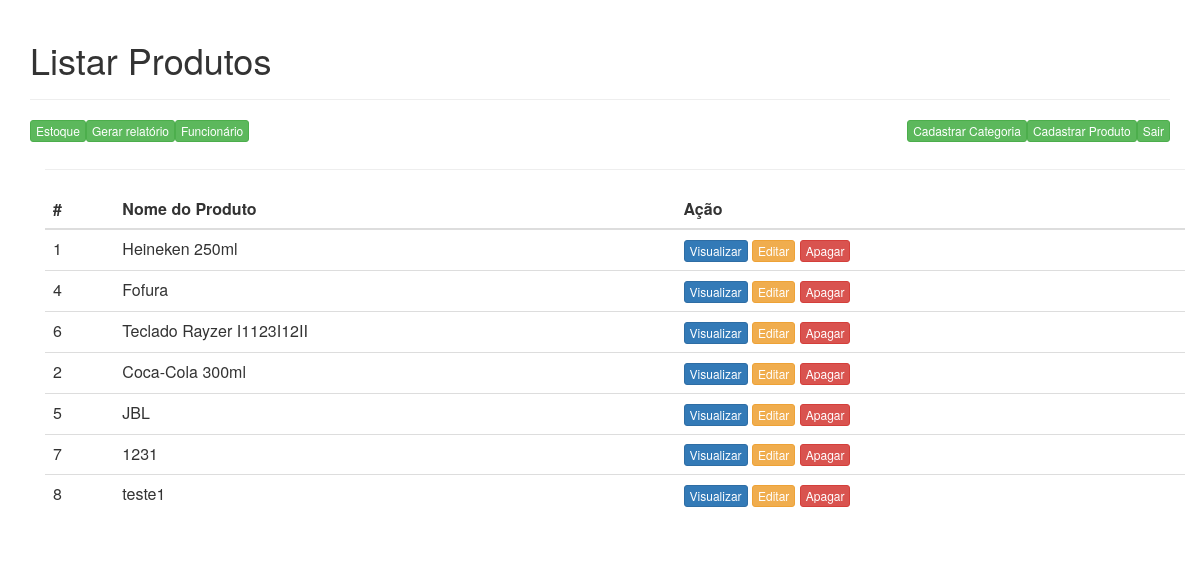
The page /index.php (signed in) on the database its author committed.
### tables this page shows
CREATE TABLE `produto` (
  `id` int(11) NOT NULL,
  `fk_categoria` int(11) NOT NULL,
  `codigo_barras` varchar(30) NOT NULL,
  `nome` varchar(30) NOT NULL,
  `detalhe` varchar(30) NOT NULL,
  `valor` float NOT NULL,
  `Foto` varchar(50) NOT NULL,
  `quantidade` int(11) NOT NULL
);

### index.php (the view, shortened to what this page needs)
<?php
	include_once("conexao.php");
	$result_cursos = "SELECT * FROM produto";
	$resultado_cursos = mysqli_query($conn, $result_cursos);
?>
<!DOCTYPE html>
<?php if($_SESSION['log'] == "logado"){?>
	<html lang="pt-br">
		<head>
			<link href="css/bootstrap.min.css" rel="stylesheet">
		</head>
		<body>
		<div class="container theme-showcase" role="main">
			<div class="page-header">
				<h1>Listar Produtos</h1>
			</div>
			<div class="pull-right">
				<a href="http://localhost/estock-master/sair.php"><button type="button" class="btn btn-xs btn-success" data-toggle="modal" data-target="#myModalcad">Sair</button></a>
			</div>
			<div class="pull-left">
					<a href="http://localhost/estock-master/Estoque.php"><button type="button" class="btn btn-xs btn-success" data-toggle="modal" data-target="#myModalcad">Estoque</button></a>
			</div>
			<?php
			if($_SESSION['permissao']=="1"){?>
				<div class="pull-left">
					<a href="http://localhost/estock-master/arquivo.php"><button type="button" class="btn btn-xs btn-success" data-toggle="modal" >Gerar relatório</button></a>
				</div>
				<div class="pull-left">
						<a href="http://localhost/estock-master/funcionario.php"><button type="button" class="btn btn-xs btn-success" data-toggle="modal" >Funcionário</button></a>
				</div>
				<div class="pull-right">
					<button type="button" class="btn btn-xs btn-success" data-toggle="modal" data-target="#myModalcad">Cadastrar Produto</button>
				</div>
				<div class="pull-right">
					<button type="button" class="btn btn-xs btn-success" data-toggle="modal" data-target="#myModalcadCat">Cadastrar Categoria</button>
				</div>
			<?php } ?>
			<div class="container theme-showcase" role="main">
				<div class="page-header">
				</div>
				<div class="row">
					<div class="col-md-12">
						<table class="table">
							<thead>
								<tr>
									<th>#</th>
									<th>Nome do Produto</th>
									<th>Ação</th>
								</tr>
							</thead>
							<tbody>
								<?php while($rows_produto = mysqli_fetch_assoc($resultado_cursos)){ ?>
									<tr>
										<td><?php echo $rows_produto['id']; ?></td>
										<td><?php echo $rows_produto['nome']; ?></td>
										<td>
											<button type="button" class="btn btn-xs btn-primary" data-toggle="modal" data-target="#myModal<?php echo $rows_produto['id']; ?>">Visualizar</button>
											<?php if($_SESSION['permissao']=="1"){?>
											<button type="button" class="btn btn-xs btn-warning" data-toggle="modal" data-target="#exampleModal<?php echo $rows_produto['id']; ?>" >Editar</button>
											<button type="button" class="btn btn-xs btn-danger"  data-toggle="modal" data-target="#myModalDel<?php echo $rows_produto['id']; ?>" data-whatever="<?php echo $rows_produto['id']; ?>">Apagar</button>
											<?php } ?>
										</td>
									</tr>
								<?php } ?>
							</tbody>
						</table>
					</div>
				</div>
			</div>
	</body>
	</html>
<?php }else{
	header("Location: form_login.php");
}?>

### rows shown on the page
produto: id "1", nome "Heineken 250ml"
produto: id "4", nome "Fofura"
produto: id "6", nome "Teclado Rayzer I1123I12II"
produto: id "2", nome "Coca-Cola 300ml"
produto: id "5", nome "JBL"
produto: id "7", nome "1231"
produto: id "8", nome "teste1"
